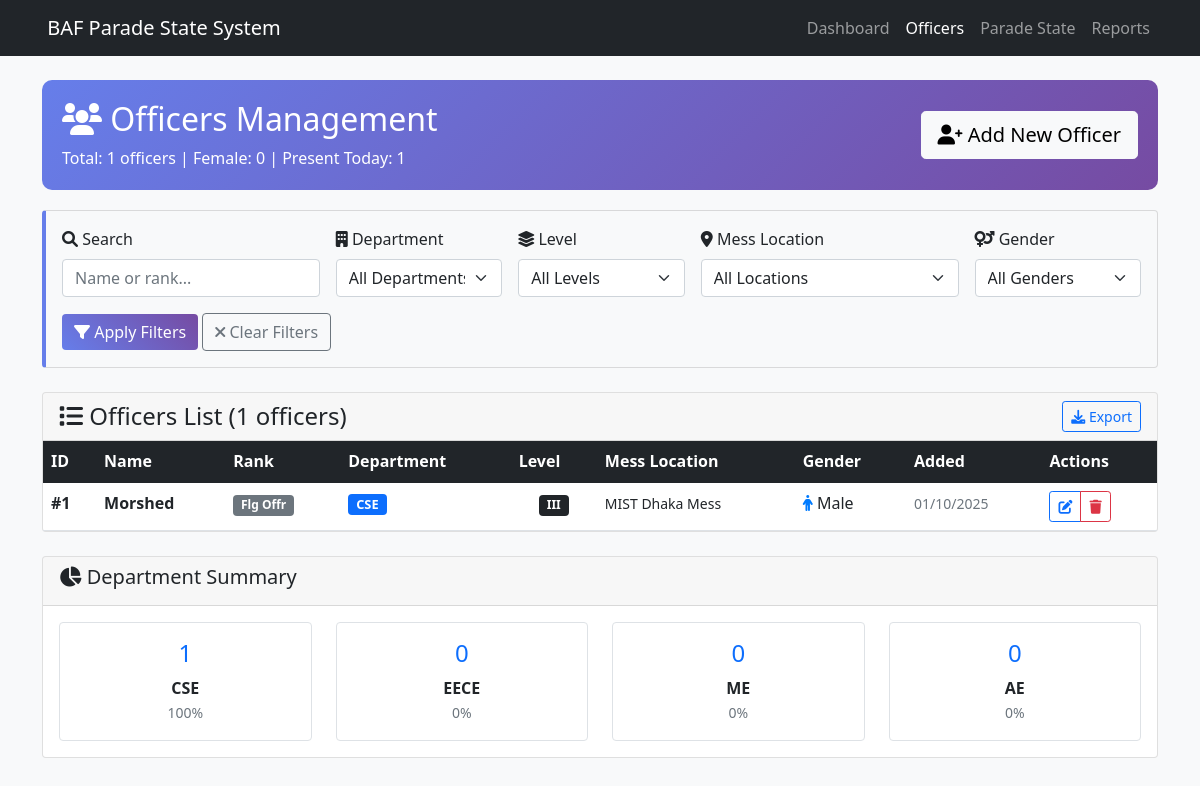
The app's page /officers.php with its own data.
### tables this page shows
CREATE TABLE officers (
    id INT PRIMARY KEY AUTO_INCREMENT,
    name VARCHAR(100) NOT NULL,
    rank VARCHAR(50) NOT NULL,
    department ENUM('CSE', 'EECE', 'ME', 'AE') NOT NULL,
    level ENUM('I', 'II', 'III', 'IV') NOT NULL,
    mess_location ENUM('MIST Dhaka Mess', 'MIST Mirpur Mess', 'BAF Base AKR') NOT NULL,
    gender ENUM('Male', 'Female') NOT NULL DEFAULT 'Male',
    created_at TIMESTAMP DEFAULT CURRENT_TIMESTAMP,
    updated_at TIMESTAMP DEFAULT CURRENT_TIMESTAMP ON UPDATE CURRENT_TIMESTAMP
);

### functions.php (called while the page is built, shortened)
<?php
function getOfficersCount($pdo) {
    $current_date = date('Y-m-d');
    $stmt = $pdo->query("SELECT COUNT(*) as total FROM officers");
    $total = $stmt->fetch()['total'];
    $stmt = $pdo->query("SELECT COUNT(*) as female FROM officers WHERE gender = 'Female'");
    $female = $stmt->fetch()['female'];
    $stmt = $pdo->prepare("
        SELECT COUNT(*) as on_parade
        FROM officers o
        LEFT JOIN parade_states ps ON o.id = ps.officer_id AND ps.parade_date = ?
        WHERE ps.status IS NULL OR ps.status = 'Present'
    ");
    $stmt->execute([$current_date]);
    $on_parade_today = $stmt->fetch()['on_parade'];
    $stmt = $pdo->prepare("
        SELECT COUNT(*) as absent
        FROM officers o
        JOIN parade_states ps ON o.id = ps.officer_id
        WHERE ps.parade_date = ? AND ps.status != 'Present'
    ");
    $stmt->execute([$current_date]);
    $absent_today = $stmt->fetch()['absent'];
    return [
        'total' => $total,
        'female' => $female,
        'on_parade_today' => $on_parade_today,
        'absent_today' => $absent_today
    ];
}

### officers.php (the view, shortened to what this page needs)
<?php
require_once 'config.php';
require_once 'functions.php';
$search = $_GET['search'] ?? '';
$params = [];
$where_clause = '';
$sql = "SELECT * FROM officers $where_clause ORDER BY department, level, name";
$stmt = $pdo->prepare($sql);
$stmt->execute($params);
$officers = $stmt->fetchAll();
$stats = getOfficersCount($pdo);
?>
<!DOCTYPE html>
<html lang="en">
<head>
    <link href="https://cdn.jsdelivr.net/npm/bootstrap@5.1.3/dist/css/bootstrap.min.css" rel="stylesheet">
    <link href="https://cdnjs.cloudflare.com/ajax/libs/font-awesome/6.0.0/css/all.min.css" rel="stylesheet">
</head>
<body class="bg-light">
    <nav class="navbar navbar-expand-lg navbar-dark bg-dark">
        <div class="container">
            <a class="navbar-brand" href="index.php">
                <i class="fas fa-military-tech"></i> BAF Parade State System
            </a>
            <div class="navbar-nav ms-auto">
                <a class="nav-link" href="index.php">Dashboard</a>
                <a class="nav-link active" href="officers.php">Officers</a>
                <a class="nav-link" href="parade.php">Parade State</a>
                <a class="nav-link" href="reports.php">Reports</a>
            </div>
        </div>
    </nav>
    <div class="container mt-4">
        <div class="stats-header">
            <div class="row align-items-center">
                <div class="col-md-8">
                    <h2><i class="fas fa-users"></i> Officers Management</h2>
                    <p class="mb-0">Total: <?php echo $stats['total']; ?> officers | Female: <?php echo $stats['female']; ?> | Present Today: <?php echo $stats['on_parade_today']; ?></p>
                </div>
                <div class="col-md-4 text-end">
                    <a href="add_officer.php" class="btn btn-light btn-lg">
                        <i class="fas fa-user-plus"></i> Add New Officer
                    </a>
                </div>
            </div>
        </div>
        <div class="card filters-card mb-4">
            <div class="card-body">
                <form method="GET" class="row g-3">
                    <div class="col-md-3">
                        <label class="form-label"><i class="fas fa-search"></i> Search</label>
                        <input type="text" name="search" class="form-control" placeholder="Name or rank..." value="<?php echo htmlspecialchars($search); ?>">
                    </div>
                    <div class="col-md-2">
                        <label class="form-label"><i class="fas fa-building"></i> Department</label>
                        <select name="department" class="form-select">
                            <option value="">All Departments</option>
                        </select>
                    </div>
                    <div class="col-md-2">
                        <label class="form-label"><i class="fas fa-layer-group"></i> Level</label>
                        <select name="level" class="form-select">
                            <option value="">All Levels</option>
                        </select>
                    </div>
                    <div class="col-md-3">
                        <label class="form-label"><i class="fas fa-map-marker-alt"></i> Mess Location</label>
                        <select name="mess" class="form-select">
                            <option value="">All Locations</option>
                        </select>
                    </div>
                    <div class="col-md-2">
                        <label class="form-label"><i class="fas fa-venus-mars"></i> Gender</label>
                        <select name="gender" class="form-select">
                            <option value="">All Genders</option>
                        </select>
                    </div>
                    <div class="col-12">
                        <button type="submit" class="btn btn-custom">
                            <i class="fas fa-filter"></i> Apply Filters
                        </button>
                        <a href="officers.php" class="btn btn-outline-secondary">
                            <i class="fas fa-times"></i> Clear Filters
                        </a>
                    </div>
                </form>
            </div>
        </div>
        <div class="card">
            <div class="card-header d-flex justify-content-between align-items-center">
                <h4 class="mb-0"><i class="fas fa-list"></i> Officers List (<?php echo count($officers); ?> officers)</h4>
                <div class="btn-group">
                    <button type="button" class="btn btn-outline-primary btn-sm">
                        <i class="fas fa-download"></i> Export
                    </button>
                </div>
            </div>
            <div class="card-body p-0">
                <?php if (empty($officers)): ?>
                <div class="text-center p-5">
                    <i class="fas fa-users fa-3x text-muted mb-3"></i>
                    <h5>No officers found</h5>
                    <p class="text-muted">Try adjusting your search criteria or <a href="add_officer.php">add a new officer</a>.</p>
                </div>
                <?php else: ?>
                <div class="table-responsive">
                    <table class="table table-hover mb-0">
                        <thead class="table-dark">
                            <tr>
                                <th>ID</th>
                                <th>Name</th>
                                <th>Rank</th>
                                <th>Department</th>
                                <th>Level</th>
                                <th>Mess Location</th>
                                <th>Gender</th>
                                <th>Added</th>
                                <th>Actions</th>
                            </tr>
                        </thead>
                        <tbody>
                            <?php foreach($officers as $officer): ?>
                            <tr class="officer-row">
                                <td><strong>#<?php echo $officer['id']; ?></strong></td>
                                <td>
                                    <strong><?php echo htmlspecialchars($officer['name']); ?></strong>
                                </td>
                                <td>
                                    <span class="badge bg-secondary"><?php echo htmlspecialchars($officer['rank']); ?></span>
                                </td>
                                <td>
                                    <span class="badge dept-badge <?php
                                        echo match($officer['department']) {
                                            'CSE' => 'bg-primary',
                                            'EECE' => 'bg-success',
                                            'ME' => 'bg-warning text-dark',
                                            'AE' => 'bg-info text-dark',
                                            default => 'bg-secondary'
                                        };
                                    ?>"><?php echo $officer['department']; ?></span>
                                </td>
                                <td class="text-center">
                                    <span class="badge bg-dark"><?php echo $officer['level']; ?></span>
                                </td>
                                <td>
                                    <small><?php echo $officer['mess_location']; ?></small>
                                </td>
                                <td>
                                    <i class="fas <?php echo $officer['gender'] == 'Female' ? 'fa-female gender-female' : 'fa-male gender-male'; ?>"></i>
                                    <?php echo $officer['gender']; ?>
                                </td>
                                <td>
                                    <small class="text-muted"><?php echo date('d/m/Y', strtotime($officer['created_at'])); ?></small>
                                </td>
                                <td>
                                    <div class="btn-group btn-group-sm">
                                        <button type="button" class="btn btn-outline-primary" title="Edit" onclick="editOfficer(<?php echo $officer['id']; ?>)">
                                            <i class="fas fa-edit"></i>
                                        </button>
                                        <button type="button" class="btn btn-outline-danger" title="Delete" onclick="deleteOfficer(<?php echo $officer['id']; ?>, '<?php echo htmlspecialchars($officer['name']); ?>')">
                                            <i class="fas fa-trash"></i>
                                        </button>
                                    </div>
                                </td>
                            </tr>
                            <?php endforeach; ?>
                        </tbody>
                    </table>
                </div>
                <?php endif; ?>
            </div>
        </div>
        <div class="row mt-4">
            <div class="col-md-12">
                <div class="card">
                    <div class="card-header">
                        <h5><i class="fas fa-chart-pie"></i> Department Summary</h5>
                    </div>
                    <div class="card-body">
                        <div class="row">
                            <?php
                            $departments = ['CSE', 'EECE', 'ME', 'AE'];
                            foreach($departments as $dept) {
                                $stmt = $pdo->prepare("SELECT COUNT(*) as count FROM officers WHERE department = ?");
                                $stmt->execute([$dept]);
                                $count = $stmt->fetch()['count'];
                            ?>
                            <div class="col-md-3">
                                <div class="text-center p-3 border rounded">
                                    <h4 class="text-primary"><?php echo $count; ?></h4>
                                    <p class="mb-0"><strong><?php echo $dept; ?></strong></p>
                                    <small class="text-muted"><?php echo round(($count / $stats['total']) * 100, 1); ?>%</small>
                                </div>
                            </div>
                            <?php } ?>
                        </div>
                    </div>
                </div>
            </div>
        </div>
    </div>
</body>
</html>

### officers.php (style rules this page uses)
.stats-header { background: linear-gradient(135deg, #667eea 0%, #764ba2 100%); color: white; border-radius: 10px; padding: 20px; margin-bottom: 20px; }
.btn-custom { background: linear-gradient(45deg, #667eea, #764ba2); border: none; color: white; }
.dept-badge { font-size: 0.8em; padding: 4px 8px; }
.filters-card { background: #f8f9fa; border-left: 4px solid #667eea; }
.gender-male { color: #007bff; }

### records on screen
officers: id "1", name "Morshed", rank "Flg Offr", department "CSE", level "III", mess_location "MIST Dhaka Mess", gender "Male", created_at "01/10/2025"

### other values on screen
$stats['total'] "1"
$stats['female'] "0"
$stats['on_parade_today'] "1"
count($officers) "1"
$count "1"
$dept "CSE"
$count "0"
$dept "EECE"
$dept "ME"
$dept "AE"
